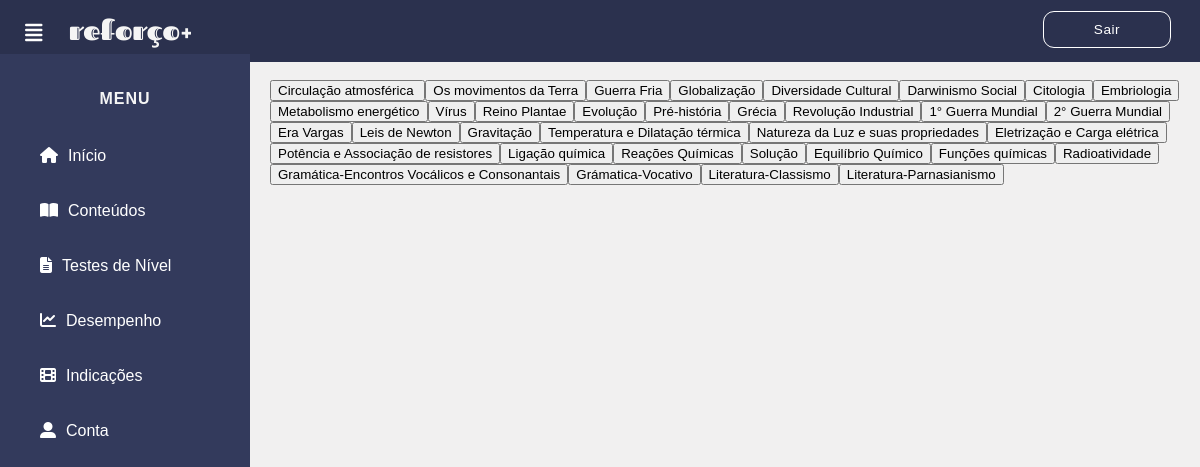
Before: /php/lista_cont.php with the older database file.
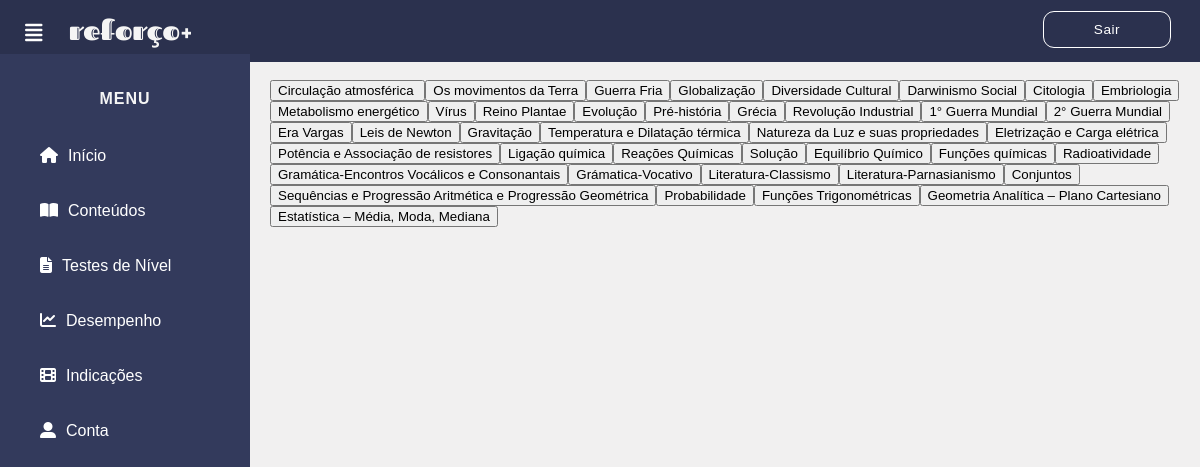
After: the same page with the newer database file.
### tables this page shows
CREATE TABLE IF NOT EXISTS `conteudos` (
  `ID_cont` int(2) NOT NULL AUTO_INCREMENT,
  `texto` text NOT NULL,
  `end_imagens_cont` varchar(250) NOT NULL,
  `cod_mat` int(2) NOT NULL,
  `cod_adm` int(1) NOT NULL,
  `ano` int(1) NOT NULL,
  `assunto` varchar(70) NOT NULL,
  PRIMARY KEY (`ID_cont`),
  KEY `fk_conteudos_administrador` (`cod_adm`),
  KEY `fk_conteudos_materias` (`cod_mat`)
);

### php/lista_cont.php (the view, shortened to what this page needs)
<!DOCTYPE html>
<html lang="pt-br">
<head>
    <link rel="stylesheet" href="../css/inicio.css">
  </head>
  <body>
      <header>
      <a href="../inicio.html"><img style="float:left; margin-left:52px; margin-top: 0px; margin-bottom: 1px; padding-top: 0px; border: 0;" src="../imagens/inicial/logo3.png"> </a>
      <label for="check">
        <i class="fas fa-align-justify" id="menu_btn"></i>
      </label>
      <div class="direita">
        <a href="sair.php" class="sair">Sair</a>
      </div>
      </header>
    <div class="menu">
      <center>
      <h4>MENU</h4>
      </center>
      <a href="../inicio.html"><i class="fas fa-home"></i><span>Início</span></a>
      <a href="conteudos.php"><i class="fas fa-book-open"></i><span>Conteúdos</span></a>
      <a href="testeniveis.php"><i class="fas fa-file-alt"></i><span>Testes de Nível</span></a>
      <a href="#"><i class="fas fa-chart-line"></i><span>Desempenho</span></a>
      <a href="indicacoes.php"><i class="fas fa-film"></i><span>Indicações</span></a>
      <a href="conta.php"><i class="fas fa-user-alt"></i><span>Conta</span></a>
    </div>
    <div class="conteudo">
        <?php
            $conn = mysqli_connect('127.0.0.1', 'root', '') or die("Não foi possível a conexão com o Banco");
            $ano = $_GET['ano'];
            $materia = $_GET['materia'];
            $sql = "SELECT * FROM conteudos where cod_mat like '%".$materia."%' and ano like '%".$ano."%'";
            $cod = mysqli_query($conn,$sql);
            $numRegistros = mysqli_num_rows($cod);
            if ($numRegistros != 0) {
                while ($text = mysqli_fetch_object($cod)) {
                  echo "<input type='submit' name='assunto_cont' value='".$text->assunto."'>";
                }
            }
            else{
                echo "Nenhum registro";
            }
        ?>
 </div>
</body>
</html>

### css/inicio.css (style rules this page uses)
body { margin: 0; padding: 0; font-family: "corpo", sans-serif; background-color:#F1F0F0; }
header { font: arial; letter-spacing: 1px; z-index: 1; position: fixed; background: #2b314e; padding: 16px; width: calc(100% - 0%); top: 0; height: 30px; text-decoration: none; }
.sair { font: 85% arial; letter-spacing: 0.5px; padding: 10px 50px; text-decoration: none; float: right; margin-top: -5px; margin-right: 45px; border-radius: 11px; font-weight: 200; color: #fff; transition: 0.5s; transition-property: background; border: 1px solid #fff; }
.menu { z-index: 1; top: 0; background: #333A5C; margin-top: 4.5%; padding-top: 3%; position: fixed; left: 0; width: 250px; height: calc(100% - 9%); transition: 0.5s; transition-property: left; overflow-y: auto; border: 5px #000; font-weight: normal; }
.menu h4 { color: #f5f5f5; margin-top: 0; margin-bottom: 20px; letter-spacing: 1px; text-decoration: none; }
.menu a { color: #fff; display: block; line-height: 55px; text-decoration: none; padding-left: 40px; box-sizing: border-box; font-weight: normal; }
.menu i { padding-right: 10px; }
label #menu_btn { z-index: 1; color: #fff; position: fixed; cursor: pointer; left: 25px; top: 18px; font-size: 20px; margin: 5px 0; transition: 0.5s; transition-property: color; }
.conteudo { width: (100% - 250px); margin-top: 60px; padding: 20px; margin-left: 250px; height: 100vh; transition: 0.5s; }

Changed rows visible on the page:
added conteudos: assunto_cont "Conjuntos"
added conteudos: assunto_cont "Sequências e Progressão Aritmética e Progressão Geométrica"
added conteudos: assunto_cont "Probabilidade"
added conteudos: assunto_cont "Funções Trigonométricas"
added conteudos: assunto_cont "Geometria Analítica – Plano Cartesiano"
added conteudos: assunto_cont "Estatística – Média, Moda, Mediana"
